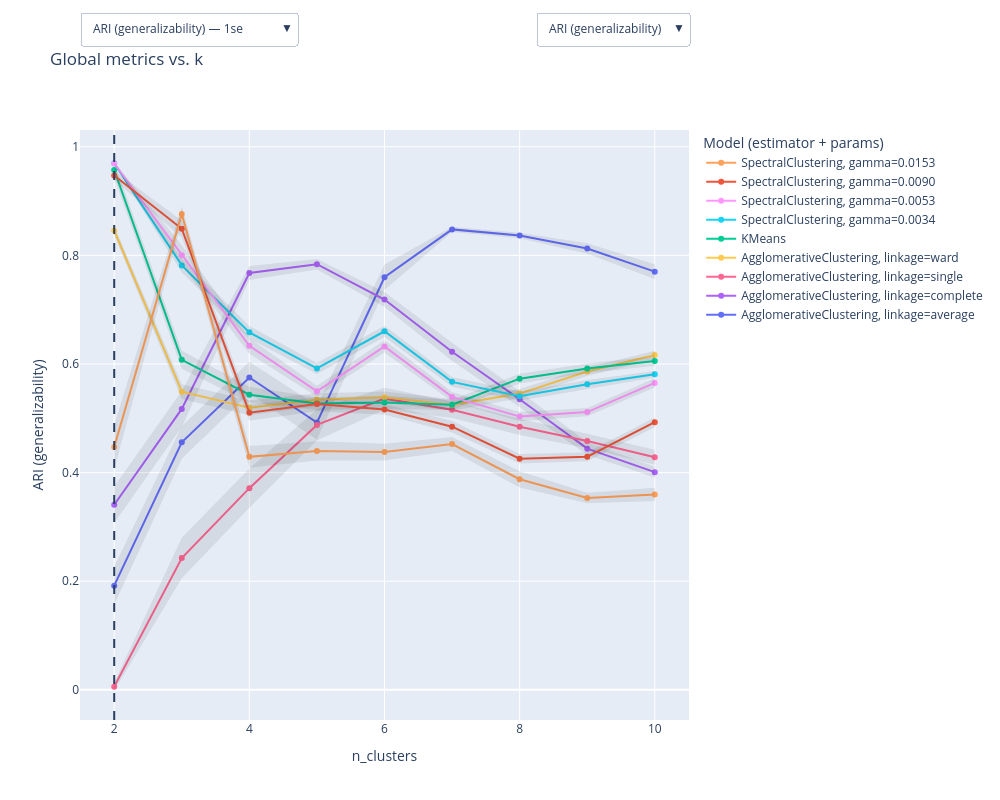

Write notebook code for a chart like this one.
### Code cell
val.plot_results(measure='g', rule='1se')
